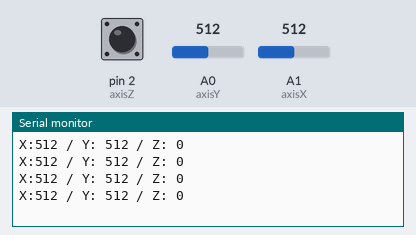
This sketch was run on a simulated Arduino Uno, built with avr-gcc and run on an emulated ATmega328P. Parts: the last lines printed to the serial monitor. The test bench sets the inputs (shaded band); at power-on: A0 (axisY) = 512, A1 (axisX) = 512, pin 2 (axisZ) HIGH.

Above: at 1.2 s.
1.3 s: A0 (axisY) set to 716
At 1.71 s:
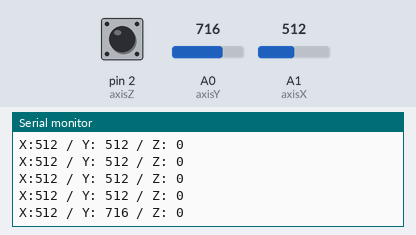
2.8 s: A1 (axisX) set to 716
At 2.91 s:
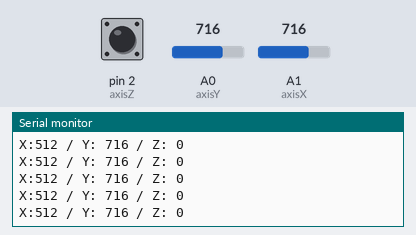
4.3 s: pin 2 (axisZ) pulled LOW for 0.35 s
At 4.72 s:
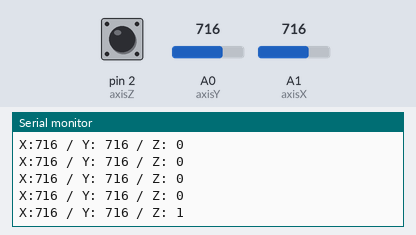
6.1 s: A0 (axisY) set to 900
At 6.22 s:
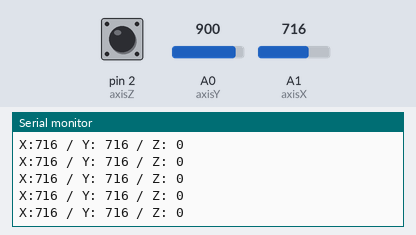
7.6 s: pin 2 (axisZ) pulled LOW for 1 s
At 8.02 s:
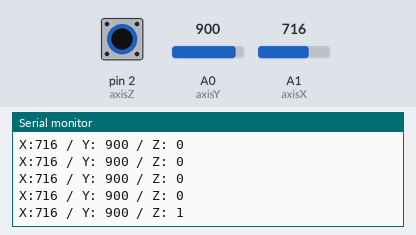
10.1 s: A1 (axisX) set to 900
At 10.13 s:
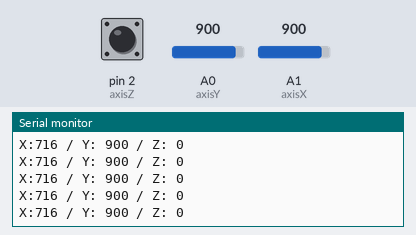
Timing chart, 0 to 12.6 s (numbered marks = the images above; inputs shaded):
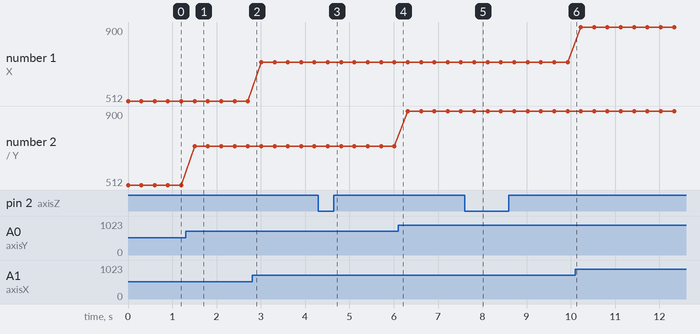

Measured:
- after the input at 1.3 s, the serial monitor: prints a new line after 0.20 s (image 1)
- after the input at 4.3 s, the serial monitor: prints a new line after 0.21 s (image 3)
- after the input at 7.6 s, the serial monitor: prints a new line after 0.22 s (image 5)
- plotted number 2: 512 → 716 after the input at 1.3 s, 716 → 900 after the input at 6.1 s

The sketch:

Game.ino
```cpp
  const int axisX=A1;
  const int axisY=A0;
  const int axisZ=2;
  int valX, valY, valZ = 0;

void setup()
  {
  pinMode(axisZ, INPUT_PULLUP);

  Serial.begin(9600);
 }

void loop()
{
  valX = analogRead(axisX);
  valY = analogRead(axisY);
  valZ = 1-digitalRead(axisZ);
  Serial.print("X:");Serial.print(valX, DEC);
  Serial.print(" / Y: ");Serial.print(valY, DEC);
  Serial.print(" / Z: ");Serial.println(valZ, DEC);
  delay(300);
}
```
